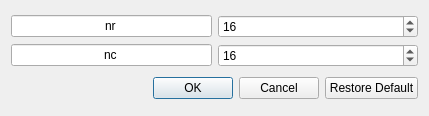
<?xml version="1.0" encoding="UTF-8"?>
<ui version="4.0">
 <class>CenterofMass</class>
 <widget class="QDialog" name="CenterofMass">
  <property name="geometry">
   <rect>
    <x>0</x>
    <y>0</y>
    <width>429</width>
    <height>116</height>
   </rect>
  </property>
  <property name="windowTitle">
   <string>Center of Mass </string>
  </property>
  <layout class="QVBoxLayout" name="verticalLayout">
   <item>
    <layout class="QGridLayout" name="gridLayout">
     <item row="1" column="0">
      <widget class="QLineEdit" name="Ytext_2">
       <property name="sizePolicy">
        <sizepolicy hsizetype="Expanding" vsizetype="Fixed">
         <horstretch>4</horstretch>
         <verstretch>1</verstretch>
        </sizepolicy>
       </property>
       <property name="cursor">
        <cursorShape>ArrowCursor</cursorShape>
       </property>
       <property name="text">
        <string>nc</string>
       </property>
       <property name="alignment">
        <set>Qt::AlignCenter</set>
       </property>
       <property name="readOnly">
        <bool>true</bool>
       </property>
      </widget>
     </item>
     <item row="1" column="1">
      <widget class="QSpinBox" name="nc">
       <property name="sizePolicy">
        <sizepolicy hsizetype="Expanding" vsizetype="Fixed">
         <horstretch>4</horstretch>
         <verstretch>0</verstretch>
        </sizepolicy>
       </property>
       <property name="prefix">
        <string/>
       </property>
       <property name="minimum">
        <number>0</number>
       </property>
       <property name="maximum">
        <number>10000</number>
       </property>
       <property name="singleStep">
        <number>1</number>
       </property>
       <property name="stepType">
        <enum>QAbstractSpinBox::DefaultStepType</enum>
       </property>
       <property name="value">
        <number>16</number>
       </property>
      </widget>
     </item>
     <item row="0" column="1">
      <widget class="QSpinBox" name="nr">
       <property name="sizePolicy">
        <sizepolicy hsizetype="Expanding" vsizetype="Fixed">
         <horstretch>4</horstretch>
         <verstretch>0</verstretch>
        </sizepolicy>
       </property>
       <property name="prefix">
        <string/>
       </property>
       <property name="minimum">
        <number>0</number>
       </property>
       <property name="maximum">
        <number>10000</number>
       </property>
       <property name="singleStep">
        <number>1</number>
       </property>
       <property name="stepType">
        <enum>QAbstractSpinBox::DefaultStepType</enum>
       </property>
       <property name="value">
        <number>16</number>
       </property>
      </widget>
     </item>
     <item row="0" column="0">
      <widget class="QLineEdit" name="Ytext">
       <property name="sizePolicy">
        <sizepolicy hsizetype="Expanding" vsizetype="Fixed">
         <horstretch>4</horstretch>
         <verstretch>1</verstretch>
        </sizepolicy>
       </property>
       <property name="cursor">
        <cursorShape>ArrowCursor</cursorShape>
       </property>
       <property name="text">
        <string>nr</string>
       </property>
       <property name="frame">
        <bool>true</bool>
       </property>
       <property name="alignment">
        <set>Qt::AlignCenter</set>
       </property>
       <property name="readOnly">
        <bool>true</bool>
       </property>
      </widget>
     </item>
    </layout>
   </item>
   <item>
    <layout class="QHBoxLayout" name="horizontalLayout">
     <item>
      <widget class="QDialogButtonBox" name="buttonBox">
       <property name="standardButtons">
        <set>QDialogButtonBox::Cancel|QDialogButtonBox::Ok</set>
       </property>
      </widget>
     </item>
     <item>
      <widget class="QPushButton" name="restoreButton">
       <property name="text">
        <string>Restore Default</string>
       </property>
      </widget>
     </item>
    </layout>
   </item>
  </layout>
 </widget>
 <resources/>
 <connections>
  <connection>
   <sender>restoreButton</sender>
   <signal>clicked()</signal>
   <receiver>CenterofMass</receiver>
   <slot>restore_default()</slot>
   <hints>
    <hint type="sourcelabel">
     <x>367</x>
     <y>103</y>
    </hint>
    <hint type="destinationlabel">
     <x>50</x>
     <y>364</y>
    </hint>
   </hints>
  </connection>
  <connection>
   <sender>buttonBox</sender>
   <signal>accepted()</signal>
   <receiver>CenterofMass</receiver>
   <slot>accept()</slot>
   <hints>
    <hint type="sourcelabel">
     <x>312</x>
     <y>103</y>
    </hint>
    <hint type="destinationlabel">
     <x>426</x>
     <y>199</y>
    </hint>
   </hints>
  </connection>
  <connection>
   <sender>buttonBox</sender>
   <signal>rejected()</signal>
   <receiver>CenterofMass</receiver>
   <slot>reject()</slot>
   <hints>
    <hint type="sourcelabel">
     <x>312</x>
     <y>103</y>
    </hint>
    <hint type="destinationlabel">
     <x>508</x>
     <y>197</y>
    </hint>
   </hints>
  </connection>
 </connections>
 <slots>
  <slot>restore_default()</slot>
 </slots>
</ui>
